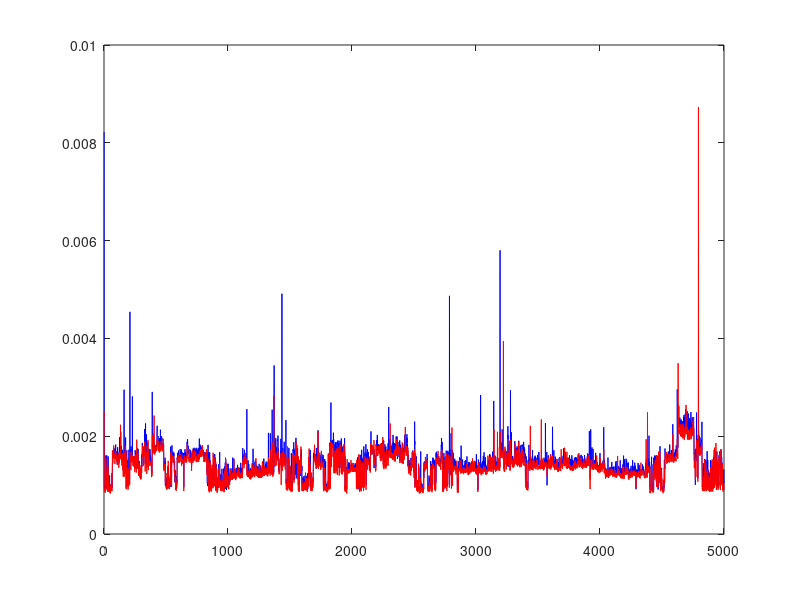

MATLAB code to generate this figure:
%Test matlab speed
N = 5000;

cc = zeros(N,2);
tt = zeros(N,2);

for i=1:N
    a = randn(N,1) + 1i*randn(N,1);
    b = randn(N,1) + 1i*randn(N,1);
    
    tic; temp = corr(a,b); tt(i,1) = toc;
    cc(i,1) = temp;
    
    tic; temp = corrcoef(a,b); tt(i,2) = toc;
    cc(i,2) = temp(1,2);
end

mean(cc(:,1)-cc(:,2))

plot(tt(:,1),'b');
hold on
plot(tt(:,2),'r');


%     cc(i,1) = corr(a(i:end),b(1:end-i+1));


% plot(abs(cc(end:-1:1)));
% hold on
% dd = abs(xcorr(a,b,'coeff'));
% plot(dd(N:2*N-1),'r')


% for i=1:N
%     a = randn(50,1) + 1i*randn(50,1);
%     b = randn(50,1) + 1i*randn(50,1);
%     cc(i,1) = abs(corr(a,b));
%     cc(i,2) = corr(real(a),real(b));
%     cc(i,3) = corr(imag(a),imag(b));
% end


% N = 1e6;
% AA = 50;
% t1 = zeros(1,AA);
% for i=1:AA
% phi = randn(N,1) + 1i*randn(N,1);
% sig = phi(50:end);
% tic
% nn = numel(sig);
% abs(corr(sig,phi(1:nn)));
% t=toc;
% t1(i) = t;
% end
%
% t2 = zeros(1,AA);
% for i=1:AA
% phi = randn(N,1) + 1i*randn(N,1);
% sig = phi(50:end);
% tic
% abs(corr(sig,phi(1:numel(sig))));
% t=toc;
% t2(i) = t;
% end
%
% plot(t1,'b');
% hold on
% plot(t2,'r');
%
%




